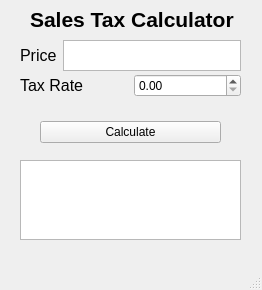
<?xml version="1.0" encoding="UTF-8"?>
<ui version="4.0">
 <class>SalesTaxCalc</class>
 <widget class="QMainWindow" name="SalesTaxCalc">
  <property name="enabled">
   <bool>true</bool>
  </property>
  <property name="geometry">
   <rect>
    <x>0</x>
    <y>0</y>
    <width>262</width>
    <height>290</height>
   </rect>
  </property>
  <property name="sizePolicy">
   <sizepolicy hsizetype="Fixed" vsizetype="Fixed">
    <horstretch>0</horstretch>
    <verstretch>0</verstretch>
   </sizepolicy>
  </property>
  <property name="minimumSize">
   <size>
    <width>262</width>
    <height>290</height>
   </size>
  </property>
  <property name="maximumSize">
   <size>
    <width>262</width>
    <height>290</height>
   </size>
  </property>
  <property name="mouseTracking">
   <bool>false</bool>
  </property>
  <property name="acceptDrops">
   <bool>true</bool>
  </property>
  <property name="windowTitle">
   <string>Test Tool</string>
  </property>
  <property name="windowOpacity">
   <double>1.000000000000000</double>
  </property>
  <widget class="QWidget" name="centralwidget">
   <widget class="QWidget" name="horizontalLayoutWidget">
    <property name="geometry">
     <rect>
      <x>20</x>
      <y>40</y>
      <width>221</width>
      <height>31</height>
     </rect>
    </property>
    <layout class="QHBoxLayout" name="horizontalLayout">
     <item>
      <widget class="QLabel" name="priceLabel">
       <property name="font">
        <font>
         <family>Arial</family>
         <pointsize>12</pointsize>
        </font>
       </property>
       <property name="mouseTracking">
        <bool>false</bool>
       </property>
       <property name="text">
        <string>Price</string>
       </property>
      </widget>
     </item>
     <item>
      <widget class="QTextEdit" name="priceTextEdit"/>
     </item>
    </layout>
   </widget>
   <widget class="QWidget" name="horizontalLayoutWidget_2">
    <property name="geometry">
     <rect>
      <x>20</x>
      <y>70</y>
      <width>221</width>
      <height>31</height>
     </rect>
    </property>
    <layout class="QHBoxLayout" name="horizontalLayout_2">
     <item>
      <widget class="QLabel" name="taxRateLabel">
       <property name="font">
        <font>
         <family>Arial</family>
         <pointsize>12</pointsize>
        </font>
       </property>
       <property name="text">
        <string>Tax Rate</string>
       </property>
      </widget>
     </item>
     <item>
      <widget class="QDoubleSpinBox" name="taxRateDBSpinBox">
       <property name="maximum">
        <double>99.989999999999995</double>
       </property>
       <property name="singleStep">
        <double>1.000000000000000</double>
       </property>
      </widget>
     </item>
    </layout>
   </widget>
   <widget class="QWidget" name="verticalLayoutWidget">
    <property name="geometry">
     <rect>
      <x>40</x>
      <y>120</y>
      <width>181</width>
      <height>25</height>
     </rect>
    </property>
    <layout class="QVBoxLayout" name="verticalLayout">
     <item>
      <widget class="QPushButton" name="calcTaxButton">
       <property name="text">
        <string>Calculate</string>
       </property>
      </widget>
     </item>
    </layout>
   </widget>
   <widget class="QWidget" name="verticalLayoutWidget_2">
    <property name="geometry">
     <rect>
      <x>20</x>
      <y>160</y>
      <width>221</width>
      <height>80</height>
     </rect>
    </property>
    <layout class="QVBoxLayout" name="verticalLayout_2">
     <item>
      <widget class="QTextBrowser" name="textBrowser"/>
     </item>
    </layout>
   </widget>
   <widget class="QLabel" name="label">
    <property name="geometry">
     <rect>
      <x>30</x>
      <y>-20</y>
      <width>204</width>
      <height>78</height>
     </rect>
    </property>
    <property name="font">
     <font>
      <family>Arial</family>
      <pointsize>16</pointsize>
      <weight>75</weight>
      <bold>true</bold>
     </font>
    </property>
    <property name="text">
     <string>Sales Tax Calculator</string>
    </property>
   </widget>
  </widget>
  <widget class="QMenuBar" name="menubar">
   <property name="geometry">
    <rect>
     <x>0</x>
     <y>0</y>
     <width>262</width>
     <height>21</height>
    </rect>
   </property>
  </widget>
  <widget class="QStatusBar" name="statusbar"/>
 </widget>
 <resources/>
 <connections/>
</ui>
